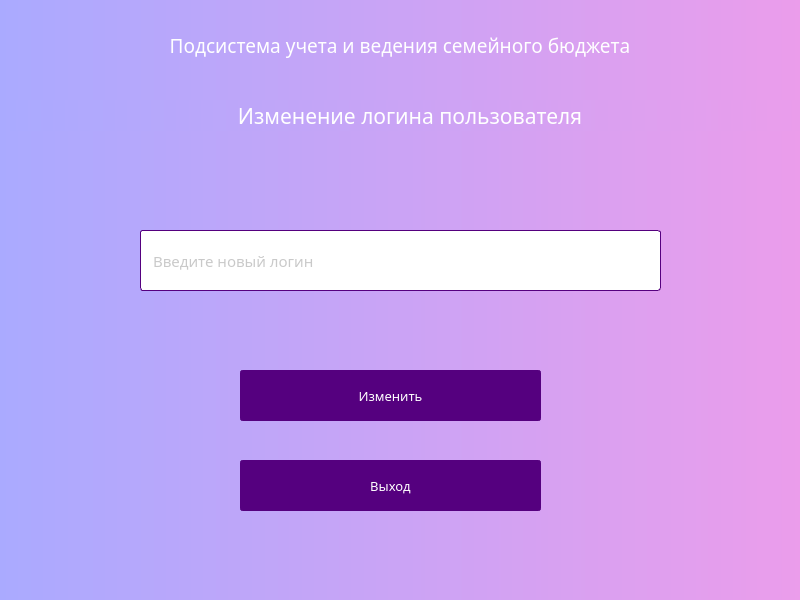
<?xml version="1.0" encoding="UTF-8"?>
<ui version="4.0">
 <class>changeLogin</class>
 <widget class="QDialog" name="changeLogin">
  <property name="geometry">
   <rect>
    <x>0</x>
    <y>0</y>
    <width>800</width>
    <height>600</height>
   </rect>
  </property>
  <property name="minimumSize">
   <size>
    <width>800</width>
    <height>600</height>
   </size>
  </property>
  <property name="maximumSize">
   <size>
    <width>800</width>
    <height>600</height>
   </size>
  </property>
  <property name="font">
   <font>
    <family>Century Gothic</family>
   </font>
  </property>
  <property name="windowTitle">
   <string>Dialog</string>
  </property>
  <property name="styleSheet">
   <string notr="true">background-color: qlineargradient(spread:pad, x1:0, y1:0, x2:1, y2:0, stop:0 rgb(170, 170, 255), stop:1 rgb(235, 157, 235));</string>
  </property>
  <widget class="QLineEdit" name="inputNewLogin">
   <property name="geometry">
    <rect>
     <x>140</x>
     <y>230</y>
     <width>521</width>
     <height>61</height>
    </rect>
   </property>
   <property name="font">
    <font>
     <family>Century Gothic</family>
     <pointsize>11</pointsize>
     <italic>false</italic>
     <underline>false</underline>
     <kerning>true</kerning>
    </font>
   </property>
   <property name="toolTip">
    <string>&lt;html&gt;&lt;head/&gt;&lt;body&gt;&lt;p&gt;&lt;br/&gt;&lt;/p&gt;&lt;/body&gt;&lt;/html&gt;</string>
   </property>
   <property name="styleSheet">
    <string notr="true">QLineEdit{
	border-radius: 3px;
	background-color:rgb(255, 255, 255);
	border:  1px solid rgb(85, 0, 127);
	color:rgb(148, 148, 148);
	padding-left: 10px;
}

QLineEdit::hover{
	border:  1px solid rgb(147, 0, 221);
}</string>
   </property>
   <property name="inputMask">
    <string/>
   </property>
   <property name="frame">
    <bool>true</bool>
   </property>
   <property name="alignment">
    <set>Qt::AlignLeading|Qt::AlignLeft|Qt::AlignVCenter</set>
   </property>
   <property name="placeholderText">
    <string>Введите новый логин</string>
   </property>
  </widget>
  <widget class="QPushButton" name="quitBtn">
   <property name="geometry">
    <rect>
     <x>240</x>
     <y>460</y>
     <width>301</width>
     <height>51</height>
    </rect>
   </property>
   <property name="font">
    <font>
     <family>Century Gothic</family>
     <pointsize>10</pointsize>
    </font>
   </property>
   <property name="styleSheet">
    <string notr="true">QPushButton{
	background-color:rgb(85, 0, 127);
border-radius: 3px;
border: 2px solid rgb(85, 0, 127);
color:rgb(255, 255, 255);
}

QPushButton::hover{
	background-color: rgb(108, 0, 162);
	border: 2px solid rgb(108, 0, 162);
}

QPushButton::pressed{
	background-color:rgb(129, 0, 193);
	border-bottom: 2px solid rgb(129, 0, 193);
	border-leftt:  2px solid rgb(129, 0, 193);
	border-right:  2px solid rgb(129, 0, 193);
}


</string>
   </property>
   <property name="text">
    <string>Выход</string>
   </property>
  </widget>
  <widget class="QPushButton" name="changeBtn">
   <property name="geometry">
    <rect>
     <x>240</x>
     <y>370</y>
     <width>301</width>
     <height>51</height>
    </rect>
   </property>
   <property name="font">
    <font>
     <family>Century Gothic</family>
     <pointsize>10</pointsize>
    </font>
   </property>
   <property name="styleSheet">
    <string notr="true">QPushButton{
	background-color:rgb(85, 0, 127);
border-radius: 3px;
border: 2px solid rgb(85, 0, 127);
color:rgb(255, 255, 255);
}

QPushButton::hover{
	background-color: rgb(108, 0, 162);
	border: 2px solid rgb(108, 0, 162);
}

QPushButton::pressed{
	background-color:rgb(129, 0, 193);
	border-bottom: 2px solid rgb(129, 0, 193);
	border-leftt:  2px solid rgb(129, 0, 193);
	border-right:  2px solid rgb(129, 0, 193);
}


</string>
   </property>
   <property name="text">
    <string>Изменить</string>
   </property>
  </widget>
  <widget class="QLabel" name="label">
   <property name="geometry">
    <rect>
     <x>0</x>
     <y>30</y>
     <width>800</width>
     <height>31</height>
    </rect>
   </property>
   <property name="minimumSize">
    <size>
     <width>800</width>
     <height>0</height>
    </size>
   </property>
   <property name="maximumSize">
    <size>
     <width>800</width>
     <height>16777215</height>
    </size>
   </property>
   <property name="font">
    <font>
     <family>Century Gothic</family>
     <pointsize>14</pointsize>
    </font>
   </property>
   <property name="styleSheet">
    <string notr="true">color: rgb(255, 255, 255);</string>
   </property>
   <property name="frameShadow">
    <enum>QFrame::Plain</enum>
   </property>
   <property name="text">
    <string>Подсистема учета и ведения семейного бюджета</string>
   </property>
   <property name="alignment">
    <set>Qt::AlignCenter</set>
   </property>
  </widget>
  <widget class="QLabel" name="label_2">
   <property name="geometry">
    <rect>
     <x>10</x>
     <y>100</y>
     <width>800</width>
     <height>31</height>
    </rect>
   </property>
   <property name="minimumSize">
    <size>
     <width>800</width>
     <height>0</height>
    </size>
   </property>
   <property name="maximumSize">
    <size>
     <width>800</width>
     <height>16777215</height>
    </size>
   </property>
   <property name="font">
    <font>
     <family>Century Gothic</family>
     <pointsize>16</pointsize>
    </font>
   </property>
   <property name="styleSheet">
    <string notr="true">color: rgb(255, 255, 255);</string>
   </property>
   <property name="frameShadow">
    <enum>QFrame::Plain</enum>
   </property>
   <property name="text">
    <string>Изменение логина пользователя</string>
   </property>
   <property name="alignment">
    <set>Qt::AlignCenter</set>
   </property>
  </widget>
 </widget>
 <resources/>
 <connections/>
</ui>
